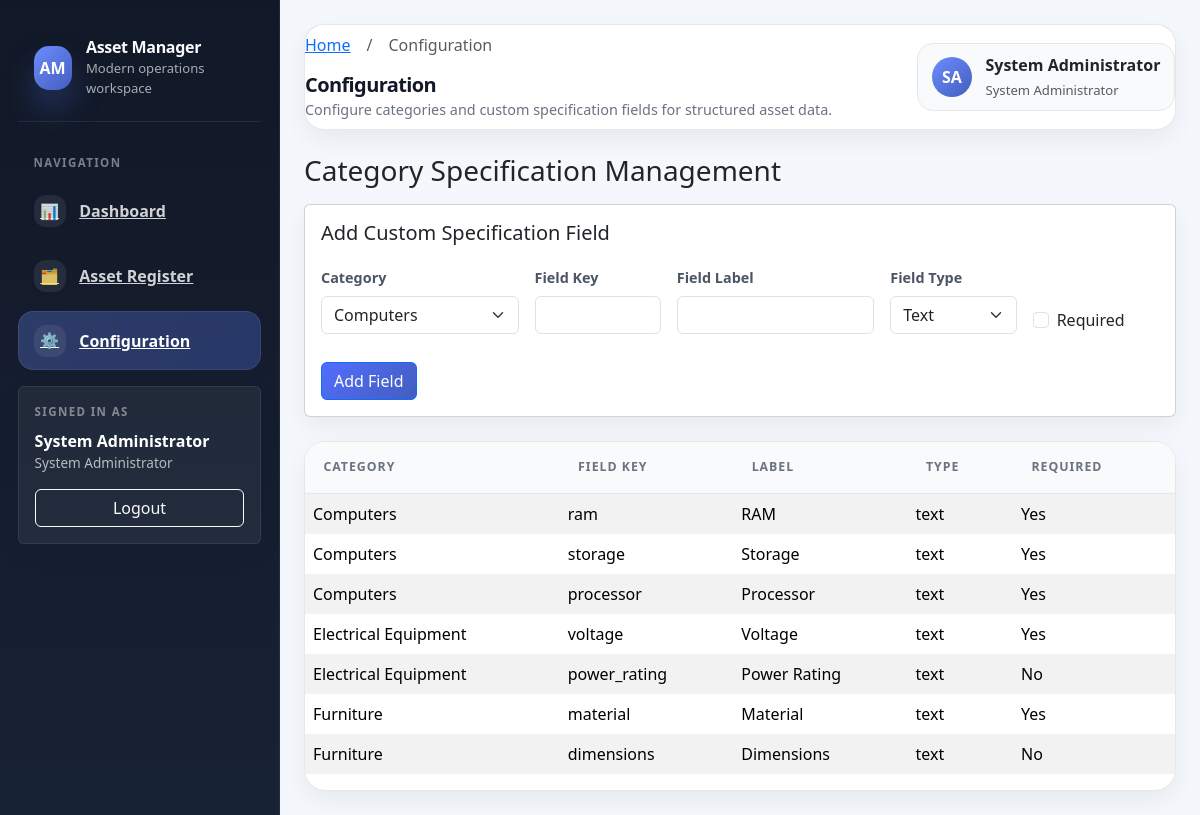
Page /index.php?action=categories (signed in) on the committed database.
### tables this page shows
CREATE TABLE specification_definitions (
    id INT UNSIGNED AUTO_INCREMENT PRIMARY KEY,
    category_id INT UNSIGNED NOT NULL,
    field_key VARCHAR(80) NOT NULL,
    field_label VARCHAR(120) NOT NULL,
    field_type ENUM('text', 'number', 'date', 'textarea') NOT NULL DEFAULT 'text',
    is_required TINYINT(1) NOT NULL DEFAULT 0,
    created_by INT UNSIGNED NOT NULL,
    created_at TIMESTAMP DEFAULT CURRENT_TIMESTAMP,
    UNIQUE KEY uniq_category_field_key (category_id, field_key),
    CONSTRAINT fk_spec_definition_category FOREIGN KEY (category_id) REFERENCES categories (id),
    CONSTRAINT fk_spec_definition_user FOREIGN KEY (created_by) REFERENCES users (id)
);

CREATE TABLE categories (
    id INT UNSIGNED AUTO_INCREMENT PRIMARY KEY,
    name VARCHAR(100) NOT NULL UNIQUE,
    created_at TIMESTAMP DEFAULT CURRENT_TIMESTAMP
);

### src/Support/View.php (called while the page is built, shortened)
<?php
final class View
{
    public static function render(string $template, array $data = []): void
    {
        require __DIR__ . '/../../views/layouts/app.php';
    }
}

### src/Controllers/CategoryController.php (called while the page is built, shortened)
<?php
final class CategoryController
{
    public function index(): void
    {
        View::render('categories/index', [
            'categories' => $this->categories->all(),
            'definitions' => $this->categories->allSpecificationDefinitions(),
        ]);
    }
}

### src/Models/Category.php (called while the page is built, shortened)
<?php
final class Category
{
    public function all(): array
    {
        return $this->db->query('SELECT id, name FROM categories ORDER BY name ASC')->fetchAll();
    }
    public function allSpecificationDefinitions(): array
    {
        return $this->db->query(
            'SELECT sd.id, c.name AS category_name, sd.field_key, sd.field_label, sd.field_type, sd.is_required
             FROM specification_definitions sd
             INNER JOIN categories c ON c.id = sd.category_id
             ORDER BY c.name ASC, sd.id ASC'
        )->fetchAll();
    }
}

### views/categories/index.php (the view, shortened to what this page needs)
<h1 class="h3 mb-3">Category Specification Management</h1>
<div class="card mb-4"><div class="card-body">
    <h2 class="h5">Add Custom Specification Field</h2>
    <form method="post" action="/index.php?action=categories.definition.create">
        <div class="row g-3">
            <div class="col-md-3"><label class="form-label" for="spec_category_id">Category</label>
                <select id="spec_category_id" class="form-select" name="category_id" required>
                    <?php foreach ($categories as $category): ?>
                        <option value="<?= (int) $category['id'] ?>"><?= htmlspecialchars($category['name']) ?></option>
                    <?php endforeach; ?>
                </select>
            </div>
            <div class="col-md-2"><label class="form-label" for="spec_field_key">Field Key</label><input id="spec_field_key" class="form-control" name="field_key" required></div>
            <div class="col-md-3"><label class="form-label" for="spec_field_label">Field Label</label><input id="spec_field_label" class="form-control" name="field_label" required></div>
            <div class="col-md-2"><label class="form-label" for="spec_field_type">Field Type</label>
                <select id="spec_field_type" class="form-select" name="field_type">
                    <option value="text">Text</option>
                </select>
            </div>
            <div class="col-md-2 d-flex align-items-end"><div class="form-check">
                <input class="form-check-input" type="checkbox" name="is_required" value="1" id="is_required">
                <label class="form-check-label" for="is_required">Required</label>
            </div></div>
        </div>
        <button class="btn btn-primary mt-3" type="submit">Add Field</button>
    </form>
</div></div>
<div class="table-responsive">
<table class="table table-striped table-bordered">
    <thead><tr><th>Category</th><th>Field Key</th><th>Label</th><th>Type</th><th>Required</th></tr></thead>
    <tbody>
    <?php foreach ($definitions as $definition): ?>
        <tr>
            <td><?= htmlspecialchars($definition['category_name']) ?></td>
            <td><?= htmlspecialchars($definition['field_key']) ?></td>
            <td><?= htmlspecialchars($definition['field_label']) ?></td>
            <td><?= htmlspecialchars($definition['field_type']) ?></td>
            <td><?= (int) $definition['is_required'] === 1 ? 'Yes' : 'No' ?></td>
        </tr>
    <?php endforeach; ?>
    </tbody>
</table>
</div>

### public/index.php (shortened to what this page needs)
<?php
$appConfig = require __DIR__ . '/../config/app.php';
$dbConfig = require __DIR__ . '/../config/database.php';
$db = Connection::make($dbConfig);
$users = new User($db);
$categories = new Category($db);
$auth = new AuthService($users);
$categoryController = new CategoryController($auth, $categories);
$action = $_GET['action'] ?? ($auth->user() ? 'dashboard' : 'login');
$method = $_SERVER['REQUEST_METHOD'];
if ($action === 'categories' && $method === 'GET') {
    $categoryController->index();
    return;
}

### views/layouts/app.php (shortened to what this page needs)
<?php
$user = $_SESSION['user'] ?? null;
$currentAction = $_GET['action'] ?? 'dashboard';
$currentSection = explode('.', (string) $currentAction)[0] ?: 'dashboard';
$roleName = $user['role_name'] ?? 'Guest';
$userName = $user['full_name'] ?? 'Guest User';
$userInitials = '';
if ($userName !== '') {
    $nameParts = preg_split('/\s+/', trim($userName)) ?: [];
    foreach (array_slice($nameParts, 0, 2) as $part) {
        $userInitials .= strtoupper(substr($part, 0, 1));
    }
    $userInitials = $userInitials !== '' ? $userInitials : 'GU';
}
$navigationItems = [
    [
        'label' => 'Dashboard',
        'action' => 'dashboard',
        'href' => '/index.php?action=dashboard',
        'icon' => '📊',
        'match' => ['dashboard'],
    ],
    [
        'label' => 'Asset Register',
        'action' => 'assets',
        'href' => '/index.php?action=assets',
        'icon' => '🗂️',
        'match' => ['assets'],
    ],
    [
        'label' => 'Configuration',
        'action' => 'categories',
        'href' => '/index.php?action=categories',
        'icon' => '⚙️',
        'match' => ['categories'],
    ],
];
$pageTitles = [
    'dashboard' => 'Dashboard',
    'assets' => 'Asset Register',
    'categories' => 'Configuration',
    'suppliers' => 'Suppliers',
    'reports' => 'Reports',
    'users' => 'Users',
];
$pageTitle = $pageTitles[$currentSection] ?? 'Workspace';
$pageDescription = match ($currentSection) {
    'dashboard' => 'Track performance, utilization, and operational insights across your assets.',
    'assets' => 'Manage assets, monitor statuses, and keep your register up to date.',
    'categories' => 'Configure categories and custom specification fields for structured asset data.',
    default => 'Manage your asset operations from one clean workspace.',
};
?>
<!doctype html>
<html lang="en">
<head>
    <link href="/assets/css/bootstrap-fallback.css" rel="stylesheet">
    <link href="https://cdn.jsdelivr.net/npm/bootstrap@5.3.3/dist/css/bootstrap.min.css" rel="stylesheet">
</head>
<body class="<?= $user ? 'dashboard-layout' : 'bg-light' ?>">
<?php if ($user): ?>
<div class="app-shell">
    <aside class="sidebar app-sidebar" aria-label="Primary navigation">
        <div class="sidebar__brand sidebar-brand">
            <span class="sidebar__brand-mark sidebar-brand__mark" aria-hidden="true">AM</span>
            <div>
                <h1 class="sidebar-brand__title">Asset Manager</h1>
                <p class="sidebar-brand__subtitle">Modern operations workspace</p>
            </div>
        </div>
        <p class="sidebar__section-label sidebar-label">Navigation</p>
        <nav class="sidebar-nav sidebar-menu">
            <?php foreach ($navigationItems as $item): ?>
                <?php $isActive = in_array($currentSection, $item['match'], true); ?>
                <a
                    href="<?= htmlspecialchars($item['href']) ?>"
                    class="sidebar-nav__link <?= $isActive ? 'is-active active' : '' ?>"
                    <?= $isActive ? 'aria-current="page"' : '' ?>
                >
                    <span class="sidebar-nav__icon icon" aria-hidden="true"><?= htmlspecialchars($item['icon']) ?></span>
                    <span><?= htmlspecialchars($item['label']) ?></span>
                </a>
            <?php endforeach; ?>
        </nav>
        <div class="card mt-3" style="margin-top:auto; background: rgba(255,255,255,0.06); border-color: rgba(255,255,255,0.08); color: #fff;">
            <div class="card-body">
                <p class="sidebar__section-label" style="padding:0; margin:0 0 0.5rem; color:rgba(255,255,255,0.45);">Signed in as</p>
                <strong style="display:block; font-size:1rem;"><?= htmlspecialchars($userName) ?></strong>
                <span style="display:block; color:rgba(255,255,255,0.68); font-size:0.85rem;"><?= htmlspecialchars($roleName) ?></span>
                <a class="btn btn-outline-light mt-3 w-100" href="/index.php?action=logout">Logout</a>
            </div>
        </div>
    </aside>
    <main class="main-content app-main">
        <header class="topbar navbar" aria-label="Page header">
            <div class="topbar__heading">
                <ul class="breadcrumb topbar__breadcrumb" aria-label="Breadcrumb">
                    <li class="breadcrumb-item"><a href="/index.php?action=dashboard">Home</a></li>
                    <li class="breadcrumb-item active" aria-current="page"><?= htmlspecialchars($pageTitle) ?></li>
                </ul>
                <h2 class="topbar__title"><?= htmlspecialchars($pageTitle) ?></h2>
                <p><?= htmlspecialchars($pageDescription) ?></p>
            </div>
            <div class="profile-chip user-dropdown" role="button" tabindex="0" aria-label="User profile summary">
                <span class="profile-chip__avatar user-dropdown__avatar"><?= htmlspecialchars($userInitials) ?></span>
                <span>
                    <strong style="display:block;"><?= htmlspecialchars($userName) ?></strong>
                    <span class="text-muted" style="font-size:0.82rem;"><?= htmlspecialchars($roleName) ?></span>
                </span>
            </div>
        </header>
        <div class="container-fluid" style="padding: 0;">
            <?php require $templateFile; ?>
        </div>
    </main>
</div>
<?php else: ?>
<main class="container py-4">
    <?php require $templateFile; ?>
</main>
<?php endif; ?>
</body>
</html>

### rows in the picture
specification_definitions: category.name "Computers", field_key "ram", field_label "RAM", field_type "text", is_required "Yes"
specification_definitions: category.name "Computers", field_key "storage", field_label "Storage", field_type "text", is_required "Yes"
specification_definitions: category.name "Computers", field_key "processor", field_label "Processor", field_type "text", is_required "Yes"
specification_definitions: category.name "Electrical Equipment", field_key "voltage", field_label "Voltage", field_type "text", is_required "Yes"
specification_definitions: category.name "Electrical Equipment", field_key "power_rating", field_label "Power Rating", field_type "text", is_required "No"
specification_definitions: category.name "Furniture", field_key "material", field_label "Material", field_type "text", is_required "Yes"
specification_definitions: category.name "Furniture", field_key "dimensions", field_label "Dimensions", field_type "text", is_required "No"

### other values in the picture
$item['icon'] "📊"
$item['label'] "Dashboard"
$item['icon'] "🗂️"
$item['label'] "Asset Register"
$item['icon'] "⚙️"
$item['label'] "Configuration"
$userName "System Administrator"
$roleName "System Administrator"
$pageTitle "Configuration"
$pageDescription "Configure categories and custom specification fields for structured asset data."
$userInitials "SA"
form field category_id "Computers"
